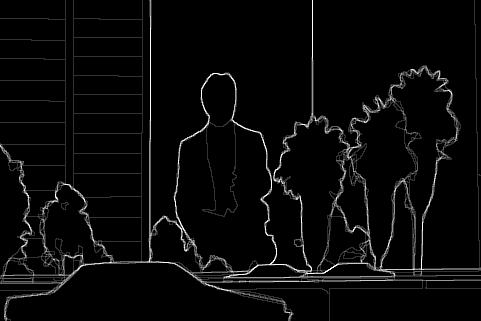
#> input picture Tutorial_07/input/119082-segments.jpg, 481 x 321 px, given in place of cat_bw.jpg, which was not available
$ python q1.py
#> lines starting #> are read from the running program, lines starting #| are printed output that depends on the picture; pictures that were not available may be replaced by others from this repository, and a replacement may not be noted
#> in main, image is the input picture: shape (321, 481); min 0, max 255, mean 9.6
# Sai Krishna I
# 19PD29
from PIL import Image
import numpy as np


def log_transform(image, c=None):
#> called with c = 43
    if c is None:
        c = 255/np.log(256)
    transformed_image = (c * np.log(1+image.astype(int))).astype(np.uint8)
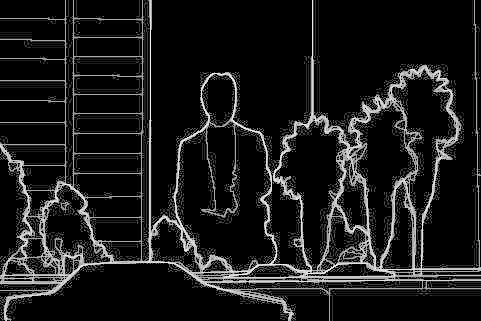
#> transformed_image: shape (321, 481); min 0, max 238, mean 26.8
    return transformed_image


def gamma_transform(image, gamma, c=None):
#> called with gamma = 0.5, c = 30
    if c is None:
        c = 255/(255**gamma)
    transformed_image = (c * np.power(image, gamma)).astype(np.uint8)
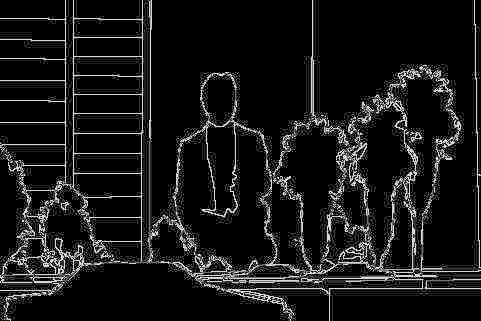
#> transformed_image: shape (321, 481); min 0, max 254, mean 23.6
    return transformed_image


def main():
    name = "cat_bw"
    image = np.array(Image.open("input/{}.jpg".format(name)).convert('L'))
    image_log = log_transform(image, c=43)
    Image.fromarray(image_log).save("output/{}_log.jpg".format(name),
                                    "jpeg")
    image_gamma = gamma_transform(image, 0.5, 30)
    Image.fromarray(image_gamma).save("output/{}_gamma.jpg".format(name),
                                      "jpeg")


if __name__ == '__main__':
    main()

$ run again, on Tutorial_07/input/42049-segments.jpg
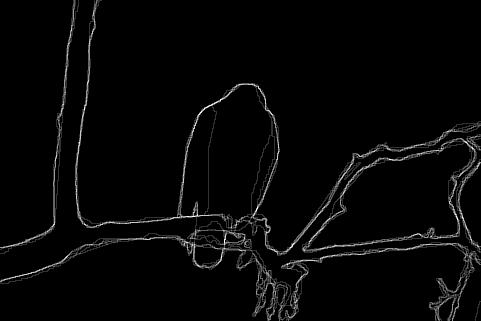
#> input picture Tutorial_07/input/42049-segments.jpg, 481 x 321 px, given in place of cat_bw.jpg, which was not available
#> in main, image is the input picture: shape (321, 481); min 0, max 255, mean 6.9
#> in log_transform, `transformed_image = (c * np.log(1+image.astype(int))).astype(np.uint8)`:
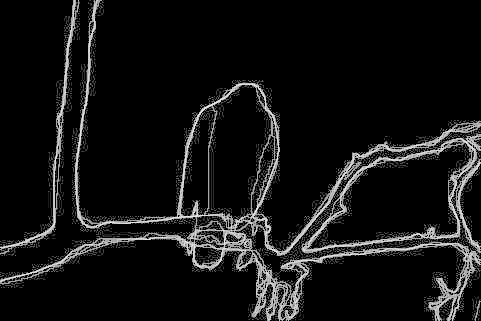
#> transformed_image: shape (321, 481); min 0, max 238, mean 19.6
#> in gamma_transform, `transformed_image = (c * np.power(image, gamma)).astype(np.uint8)`:
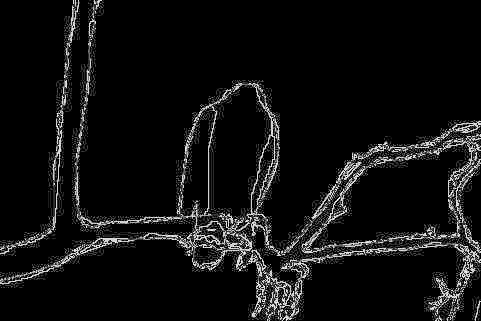
#> transformed_image: shape (321, 481); min 0, max 254, mean 16.6
